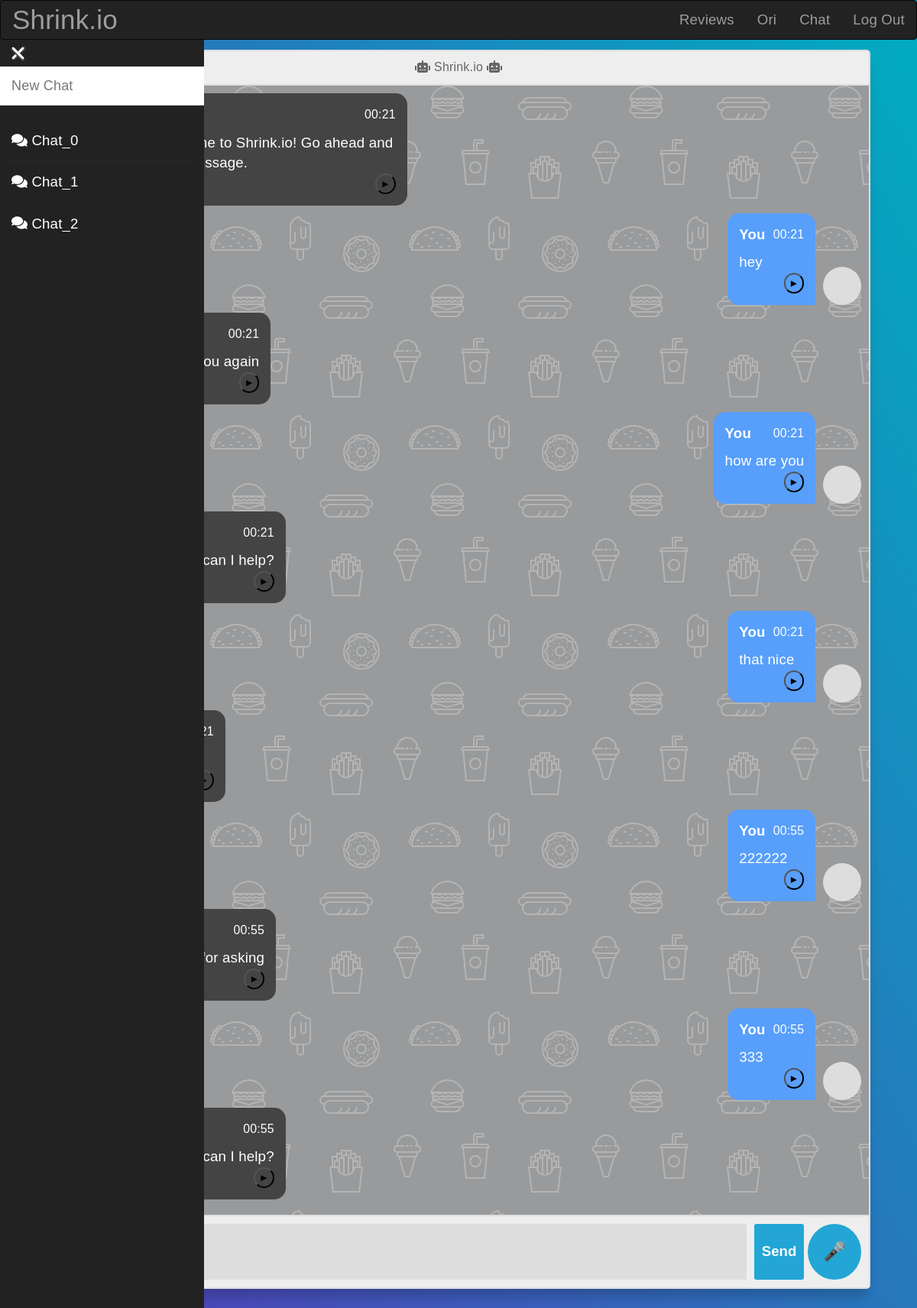
Page /get_chat/1 (signed in) on the earlier database version.
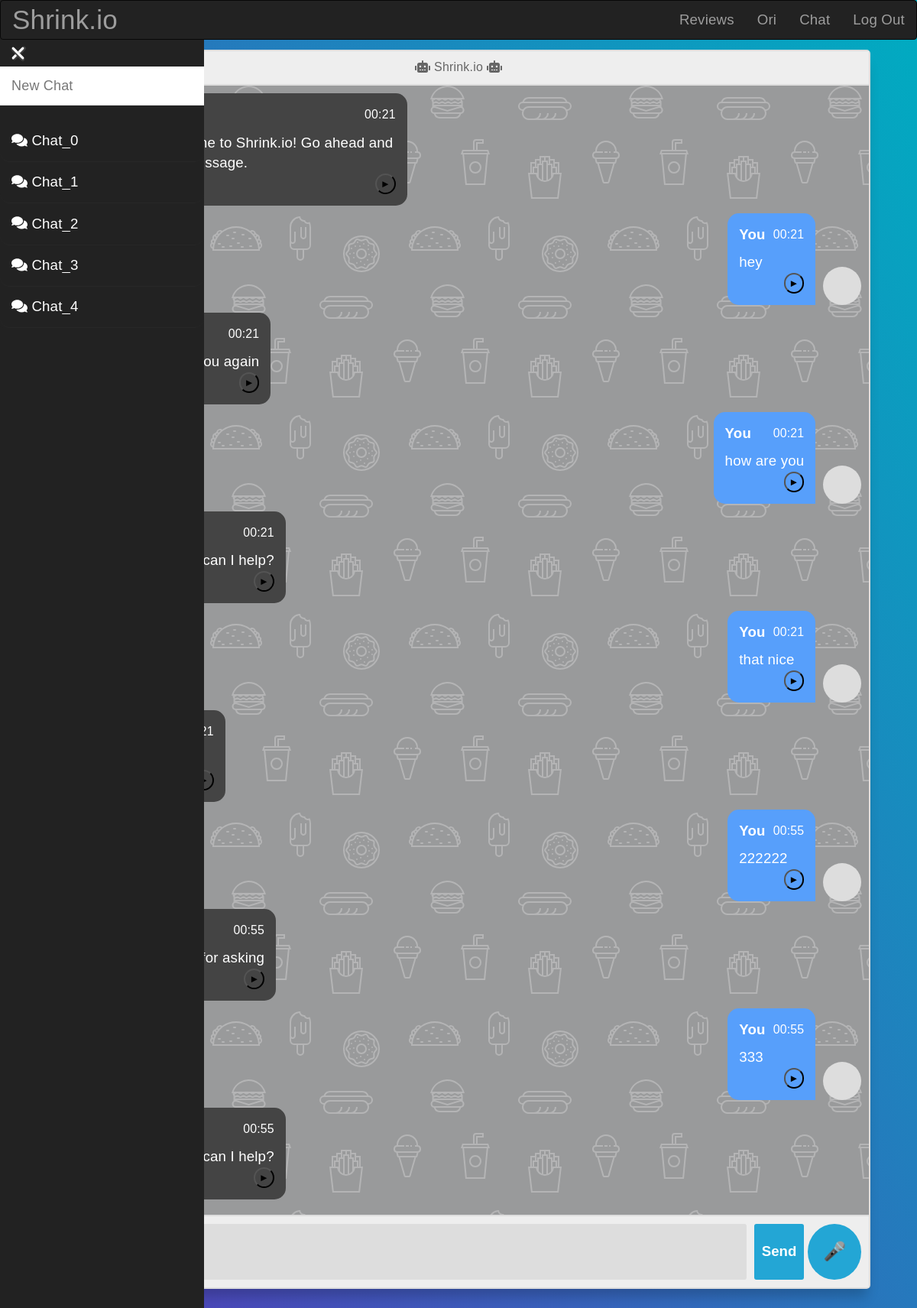
Same page on the later database version.
### website/models.py (models this page shows, shortened)
class Chat(UserMixin, db.Model):
    __tablename__ = "chats"
    id = db.Column(db.Integer, primary_key=True)
    __name = db.Column(db.String(20), nullable=False)
    chat_json = db.Column(db.Text, nullable=False)
    user_id = db.Column(db.Integer, db.ForeignKey("users.id"))
    @property
    def chat(self):
        return loads(self.chat_json) if self.chat_json else []
    @property
    def name(self):
        return self.__name

### website/views.py (the view)
@views.route("/get_chat/<int:chat_id>", endpoint="get_chat")
@restricted_route_decorator(check_session=False)
def get_chat(chat_id: int):
    from .forms import ChatEdit
    user = get_current_user()
    chat_data = Chat.query.filter_by(user_id=current_user.id, id=chat_id).first()
    if chat_data is None:
        return redirect(url_for("views.chat"))
    chat_name_form = ChatEdit()
    return render_template(
        "chat.html",
        user=user,
        chat_data=chat_data.chat,
        chat_id=chat_id,
        name_form=chat_name_form,
    )

### website/forms.py
class ChatEdit(FlaskForm):
    name = StringField("Name", validators=[Length(1, 20)])

### website/__init__.py (called while the page is built)
def create_app():
    app = Flask(__name__)
    app.static_folder = "static"
    app.config.from_object("config")
    Bootstrap(app)
    db.init_app(app)
    login_manager = LoginManager()
    login_manager.login_view = "auth.login"
    login_manager.init_app(app)
    from .models import User
    create_database(app)
    create_admin(app)
    create_test_users(app)
    create_test_reviews(app)
    @login_manager.user_loader
    def load_user(user_id):
        return User.query.get(int(user_id))
    app.register_error_handler(404, page_not_found)
    from .auth import auth as auth_blueprint
    app.register_blueprint(auth_blueprint)
    from .admin import admin as admin_blueprint
    app.register_blueprint(admin_blueprint)
    from .views import views as views_blueprint
    app.register_blueprint(views_blueprint)
    return app

### website/models.py (called while the page is built)
    @property
    def is_admin(self):
        return bool(Admin.query.filter_by(user_id=self.id).first())

### website/utils/utils.py (called while the page is built)
def get_current_user():
    user = User.query.filter_by(username=current_user.username).first()
    return user

### website/templates/chat.html (shortened to what this page needs)
{% extends "base.html" %} {% import "bootstrap/wtf.html" as wtf %}  {% block page_content %}
<head>
</head>
{% with previous_chats=user.chats, name_form=name_form %} {% include
"chat_side_navbar.html" %} {% endwith %}
<div
  class="container body"
  style="padding-top: 3vw; width: calc(100% - 1%); padding-top: 30pt"
>
  <section class="msger">
    <header class="msger-header">
      <div class="msger-header-title">
        <i class="fas fa-robot"></i> Shrink.io <i class="fas fa-robot"></i>
      </div>
    </header>
    <main class="msger-chat">
    </main>
    <form class="msger-inputarea" enctype="multipart/form-data">
      <textarea
        class="msger-input"
        id="textInput"
        name="w3review"
        rows="2"
        cols="20"
      ></textarea>
      <button type="submit" class="msger-send-btn">Send</button>
      <button id="toggleRecording" type="button">
        <i class="microphone-icon">🎤</i>
      </button>
    </form>
  </section>
  <div class="video-container">
    <video class="round-video" id="videoFrame" loop autoplay muted>
          <source id="videoSource" src="../static/video/emma_idle.mp4" type="video/mp4">
    </video>
  </div>
</div>
{% endblock %}

### website/templates/chat_side_navbar.html (shortened to what this page needs)
{% import "bootstrap/wtf.html" as wtf %}
{% block page_content %}
<head>
    <link rel="stylesheet" href="{{ url_for('static', filename='styles/chat.css') }}">
    <link rel="stylesheet" href="{{ url_for('static', filename='styles/chat_side_navbar.css') }}">
</head>
<div class="slide-button">
    <div class="bars-container change" id="msbo" onclick="barIconAnimate(this)">
        <div class="bar3"></div>
    </div>
</div>
<div class="msb" id="msb" style="padding-top:65pt; background:#222;">
    <nav class="navbar navbar-default" role="navigation">
        <div class="navbar-header">
            <div class="brand-wrapper">
                <div class="brand-name-wrapper">
                    <a class="navbar-brand" href="/chat">
                        New Chat
                    </a>
                </div>
            </div>
        </div>
        <div class="side-menu-container">
            <ul class="nav navbar-nav">
                {% for chat in previous_chats %}
                    <li class="prev-chat" style="white-space: nowrap; padding-top:10pt; padding-bottom:10pt;">
                        <a href="{{ url_for('views.get_chat', chat_id=chat.id) }}" id="{{ chat.id }}" style="display:inline;" name={{ chat.name }} draggable="false">
                            <i class="fas fa-duotone fa-comments"></i>
                            {{ name_form.name(value=chat.name, style="all:unset; width:55%;", class="name_input", readonly=True) }}
                        </a>
                    </li>
                {% endfor %}
            </ul>
        </div>
    </nav>
</div>
{% endblock %}

Differences in the rows shown:
added Chat: name "Chat_3"
added Chat: name "Chat_4"
